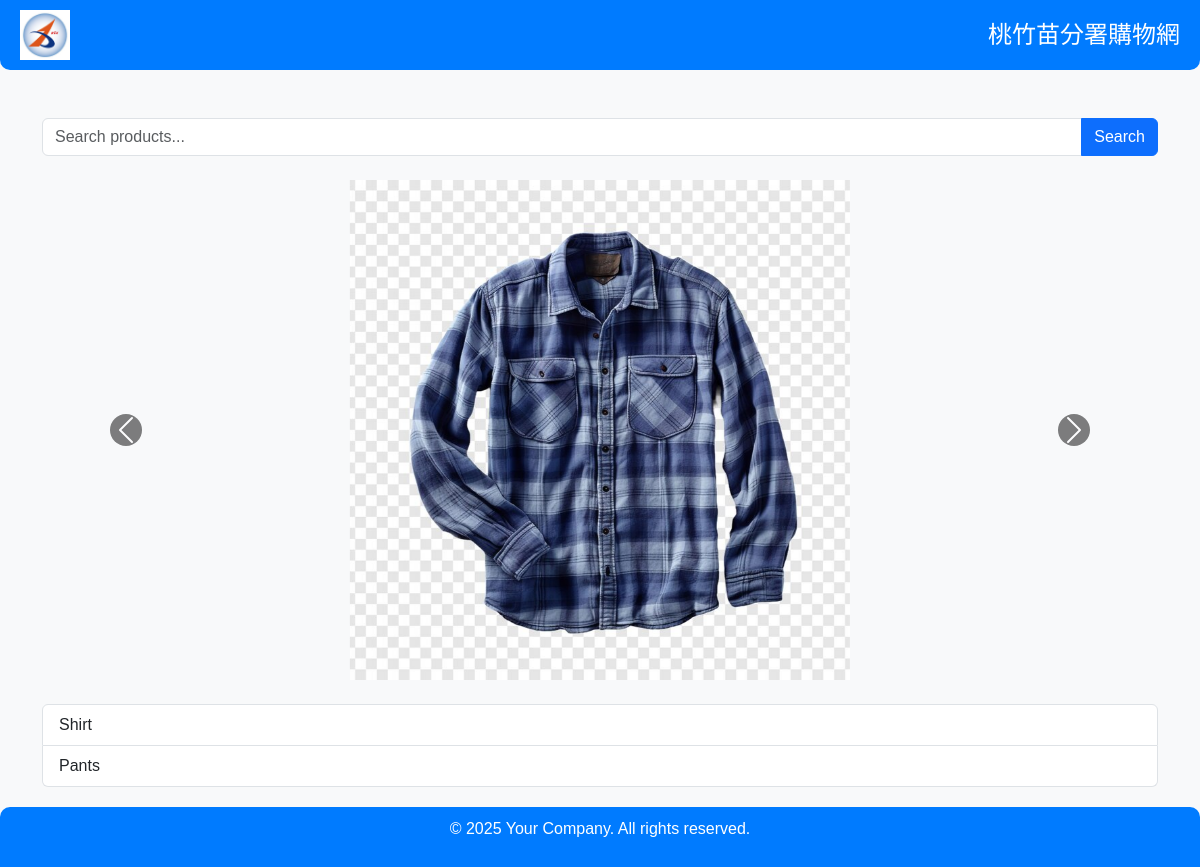
The page / on the database its author committed.
### myapp/models.py (models this page shows, shortened)
class ProductImage(models.Model):
    product = models.ForeignKey(Product, on_delete=models.CASCADE)
    image_url = models.URLField()

class ProductType(models.Model):
    type_name = models.CharField(max_length=255)

### myapp/views.py (the view)
# urls.py: path('', views.homepage, name='homepage'),  # 首页：产品类型
def homepage(request):
    product_types = ProductType.objects.all()
    product_images = ProductImage.objects.all()  # Fetching all product images
    return render(request, 'homepage.html', {'product_types': product_types, 'product_images': product_images})

### templates/homepage.html (shortened to what this page needs)
<!DOCTYPE html>
<html lang="en">
<head>
    <link rel="stylesheet" href="https://cdn.jsdelivr.net/npm/bootstrap@5.3.0/dist/css/bootstrap.min.css">
</head>
<body>
    <header class="header">
        <img src="/static/images/logo.jpeg" alt="Website Logo">
        <h1>桃竹苗分署購物網</h1>
    </header>
    <div class="container mt-5">
        <form method="get" action="{% url 'search_results' %}" class="mb-4">
            <div class="input-group">
                <input type="text" name="q" class="form-control" placeholder="Search products...">
                <button class="btn btn-primary" type="submit">Search</button>
            </div>
        </form>
        <div id="productCarousel" class="carousel slide mb-4" data-bs-ride="carousel">
            <div class="carousel-inner">
                {% for image in product_images %}
                <div class="carousel-item {% if forloop.first %}active{% endif %}">
                    <img src="/static/images/{{ image.image_url }}" class="d-block w-100" alt="{{ image.product.name }}">
                </div>
                {% endfor %}
            </div>
            <button class="carousel-control-prev" type="button" data-bs-target="#productCarousel" data-bs-slide="prev">
                <span class="carousel-control-prev-icon" aria-hidden="true"></span>
            </button>
            <button class="carousel-control-next" type="button" data-bs-target="#productCarousel" data-bs-slide="next">
                <span class="carousel-control-next-icon" aria-hidden="true"></span>
            </button>
        </div>
        <div class="list-group">
            {% for product_type in product_types %}
                <a href="{% url 'product_list' product_type.id %}" class="list-group-item list-group-item-action">
                    {{ product_type.type_name }}
                </a>
            {% endfor %}
        </div>
    </div>
    <footer class="footer">
        <p>&copy; 2025 Your Company. All rights reserved.</p>
    </footer>
</body>
</html>

### templates/homepage.html (style rules this page uses)
body { background-color: #f8f9fa; font-family: Arial, sans-serif; }
.header { display: flex; align-items: center; justify-content: space-between; padding: 10px 20px; background-color: #007bff; color: white; border-radius: 0 0 10px 10px; }
.header img { height: 50px; }
.header h1 { margin: 0; font-size: 24px; }
.carousel-inner img { max-height: 500px; object-fit: contain; }
.carousel-control-prev-icon, .carousel-control-next-icon { background-color: black; border-radius: 50%; }
.list-group-item { transition: transform 0.3s ease, background-color 0.3s ease; }
.footer { text-align: center; padding: 10px 0; margin-top: 20px; background-color: #007bff; color: white; border-radius: 10px 10px 0 0; }

### rows shown on the page
ProductImage: image_url (picture)
ProductType: type_name "Shirt"
ProductType: type_name "Pants"
